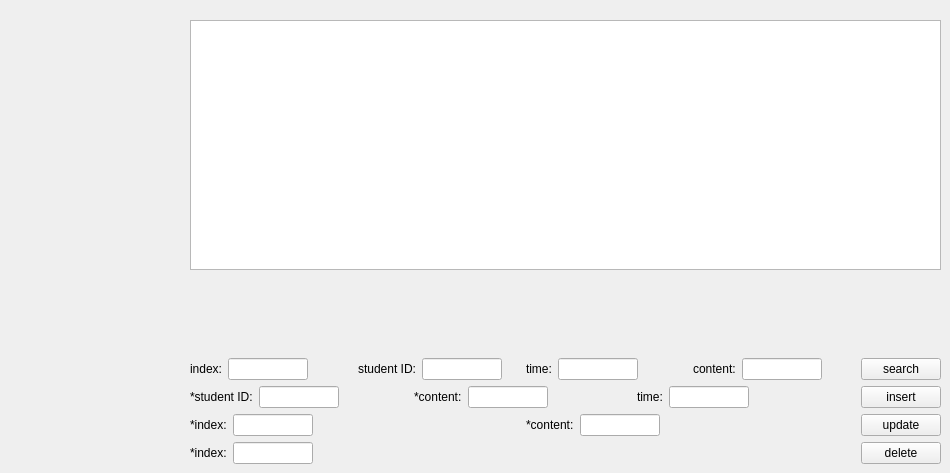
      <widget class="QWidget" name="award_punishment_page">
       <widget class="QWidget" name="layoutWidget_14">
        <property name="geometry">
         <rect>
          <x>190</x>
          <y>20</y>
          <width>751</width>
          <height>444</height>
         </rect>
        </property>
        <layout class="QVBoxLayout" name="verticalLayout_13">
         <item>
          <widget class="QTableWidget" name="award_punishment_table">
           <property name="minimumSize">
            <size>
             <width>0</width>
             <height>250</height>
            </size>
           </property>
          </widget>
         </item>
         <item>
          <spacer name="verticalSpacer_7">
           <property name="orientation">
            <enum>Qt::Vertical</enum>
           </property>
           <property name="sizeHint" stdset="0">
            <size>
             <width>20</width>
             <height>28</height>
            </size>
           </property>
          </spacer>
         </item>
         <item>
          <layout class="QVBoxLayout" name="verticalLayout_15">
           <item>
            <layout class="QHBoxLayout" name="horizontalLayout_21">
             <item>
              <layout class="QFormLayout" name="formLayout_84">
               <item row="0" column="0">
                <widget class="QLabel" name="label_84">
                 <property name="text">
                  <string>index:</string>
                 </property>
                </widget>
               </item>
               <item row="0" column="1">
                <widget class="QLineEdit" name="aid_search">
                 <property name="minimumSize">
                  <size>
                   <width>50</width>
                   <height>0</height>
                  </size>
                 </property>
                 <property name="maximumSize">
                  <size>
                   <width>80</width>
                   <height>16777215</height>
                  </size>
                 </property>
                </widget>
               </item>
              </layout>
             </item>
             <item>
              <layout class="QFormLayout" name="formLayout_58">
               <item row="0" column="0">
                <widget class="QLabel" name="label_58">
                 <property name="text">
                  <string>student ID:</string>
                 </property>
                </widget>
               </item>
               <item row="0" column="1">
                <widget class="QLineEdit" name="asno_search">
                 <property name="minimumSize">
                  <size>
                   <width>50</width>
                   <height>0</height>
                  </size>
                 </property>
                 <property name="maximumSize">
                  <size>
                   <width>80</width>
                   <height>16777215</height>
                  </size>
                 </property>
                </widget>
               </item>
              </layout>
             </item>
             <item>
              <layout class="QFormLayout" name="formLayout_74">
               <item row="0" column="0">
                <widget class="QLabel" name="label_74">
                 <property name="text">
                  <string>time:</string>
                 </property>
                </widget>
               </item>
               <item row="0" column="1">
                <widget class="QLineEdit" name="atime_search">
                 <property name="minimumSize">
                  <size>
                   <width>50</width>
                   <height>0</height>
                  </size>
                 </property>
                 <property name="maximumSize">
                  <size>
                   <width>80</width>
                   <height>16777215</height>
                  </size>
                 </property>
                </widget>
               </item>
              </layout>
             </item>
             <item>
              <layout class="QFormLayout" name="formLayout_83">
               <item row="0" column="0">
                <widget class="QLabel" name="label_83">
                 <property name="text">
                  <string>content:</string>
                 </property>
                </widget>
               </item>
               <item row="0" column="1">
                <widget class="QLineEdit" name="acontent_search">
                 <property name="minimumSize">
                  <size>
                   <width>50</width>
                   <height>0</height>
                  </size>
                 </property>
                 <property name="maximumSize">
                  <size>
                   <width>80</width>
                   <height>16777215</height>
                  </size>
                 </property>
                </widget>
               </item>
              </layout>
             </item>
             <item>
              <widget class="QPushButton" name="btn_award_punishment_search">
               <property name="text">
                <string>search</string>
               </property>
              </widget>
             </item>
            </layout>
           </item>
           <item>
            <layout class="QHBoxLayout" name="horizontalLayout_22">
             <item>
              <layout class="QFormLayout" name="formLayout_75">
               <item row="0" column="0">
                <widget class="QLabel" name="label_75">
                 <property name="text">
                  <string>*student ID:</string>
                 </property>
                </widget>
               </item>
               <item row="0" column="1">
                <widget class="QLineEdit" name="asno_insert">
                 <property name="minimumSize">
                  <size>
                   <width>50</width>
                   <height>0</height>
                  </size>
                 </property>
                 <property name="maximumSize">
                  <size>
                   <width>80</width>
                   <height>16777215</height>
                  </size>
                 </property>
                </widget>
               </item>
              </layout>
             </item>
             <item>
              <layout class="QFormLayout" name="formLayout_85">
               <item row="0" column="0">
                <widget class="QLabel" name="label_85">
                 <property name="text">
                  <string>*content:</string>
                 </property>
                </widget>
               </item>
               <item row="0" column="1">
                <widget class="QLineEdit" name="acontent_insert">
                 <property name="minimumSize">
                  <size>
                   <width>50</width>
                   <height>0</height>
                  </size>
                 </property>
                 <property name="maximumSize">
                  <size>
                   <width>80</width>
                   <height>16777215</height>
                  </size>
                 </property>
                </widget>
               </item>
              </layout>
             </item>
             <item>
              <layout class="QFormLayout" name="formLayout_77">
               <item row="0" column="0">
                <widget class="QLabel" name="label_77">
                 <property name="text">
                  <string>time:</string>
                 </property>
                </widget>
               </item>
               <item row="0" column="1">
                <widget class="QLineEdit" name="atime_insert">
                 <property name="minimumSize">
                  <size>
                   <width>50</width>
                   <height>0</height>
                  </size>
                 </property>
                 <property name="maximumSize">
                  <size>
                   <width>80</width>
                   <height>16777215</height>
                  </size>
                 </property>
                </widget>
               </item>
              </layout>
             </item>
             <item>
              <widget class="QPushButton" name="btn_award_punishment_insert">
               <property name="text">
                <string>insert</string>
               </property>
              </widget>
             </item>
            </layout>
           </item>
           <item>
            <layout class="QHBoxLayout" name="horizontalLayout_23">
             <item>
              <layout class="QFormLayout" name="formLayout_76">
               <item row="0" column="0">
                <widget class="QLabel" name="label_76">
                 <property name="text">
                  <string>*index:</string>
                 </property>
                </widget>
               </item>
               <item row="0" column="1">
                <widget class="QLineEdit" name="aid_update">
                 <property name="minimumSize">
                  <size>
                   <width>50</width>
                   <height>0</height>
                  </size>
                 </property>
                 <property name="maximumSize">
                  <size>
                   <width>80</width>
                   <height>16777215</height>
                  </size>
                 </property>
                </widget>
               </item>
              </layout>
             </item>
             <item>
              <layout class="QFormLayout" name="formLayout_86">
               <item row="0" column="0">
                <widget class="QLabel" name="label_86">
                 <property name="text">
                  <string>*content:</string>
                 </property>
                </widget>
               </item>
               <item row="0" column="1">
                <widget class="QLineEdit" name="acontent_update">
                 <property name="minimumSize">
                  <size>
                   <width>50</width>
                   <height>0</height>
                  </size>
                 </property>
                 <property name="maximumSize">
                  <size>
                   <width>80</width>
                   <height>16777215</height>
                  </size>
                 </property>
                </widget>
               </item>
              </layout>
             </item>
             <item>
              <widget class="QPushButton" name="btn_award_punishment_update">
               <property name="text">
                <string>update</string>
               </property>
              </widget>
             </item>
            </layout>
           </item>
           <item>
            <layout class="QHBoxLayout" name="horizontalLayout_24">
             <item>
              <layout class="QFormLayout" name="formLayout_87">
               <item row="0" column="0">
                <widget class="QLabel" name="label_87">
                 <property name="text">
                  <string>*index:</string>
                 </property>
                </widget>
               </item>
               <item row="0" column="1">
                <widget class="QLineEdit" name="aid_delete">
                 <property name="minimumSize">
                  <size>
                   <width>50</width>
                   <height>0</height>
                  </size>
                 </property>
                 <property name="maximumSize">
                  <size>
                   <width>80</width>
                   <height>16777215</height>
                  </size>
                 </property>
                </widget>
               </item>
              </layout>
             </item>
             <item>
              <widget class="QPushButton" name="btn_award_punishment_delete">
               <property name="text">
                <string>delete</string>
               </property>
              </widget>
             </item>
            </layout>
           </item>
          </layout>
         </item>
        </layout>
       </widget>
      </widget>
